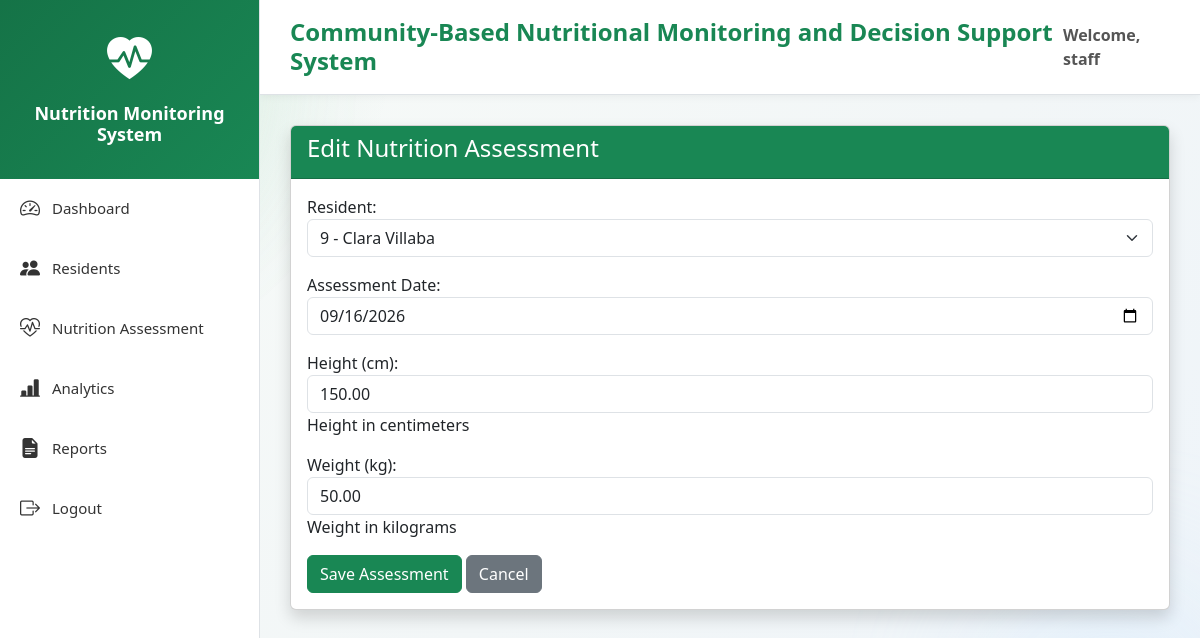
Page /nutrition/edit/10/ (signed in) on the committed database.
### residents/models.py (models this page shows, shortened)
class Resident(models.Model):
    GENDER_CHOICES = [
        ('Male', 'Male'),
        ('Female', 'Female'),
    ]
    resident_id = models.CharField(
        max_length=20,
        unique=True,
        blank=True
    )
    first_name = models.CharField(max_length=100)
    middle_name = models.CharField(
        max_length=100,
        blank=True,
        null=True
    )
    last_name = models.CharField(max_length=100)
    sex = models.CharField(
        max_length=10,
        choices=GENDER_CHOICES
    )
    birth_date = models.DateField()
    address = models.CharField(
        max_length=100
    )
    contact_number = models.CharField(
        max_length=15,
        blank=True,
        null=True
    )
    guardian_name = models.CharField(
        max_length=150,
        blank=True,
        null=True
    )
    created_by = models.ForeignKey(
    settings.AUTH_USER_MODEL,
    on_delete=models.SET_NULL,
    null=True,
    blank=True,
    related_name='created_residents')
    created_at = models.DateTimeField(auto_now_add=True)
    updated_at = models.DateTimeField(auto_now=True)
    def __str__(self):
        return (
            f"{self.resident_id} - "
            f"{self.first_name} {self.last_name}"
        )
    class Meta:
        ordering = [
            'last_name',
            'first_name'
        ]

### nutrition/models.py (models this page shows, shortened)
class NutritionAssessment(models.Model):
    STATUS_CHOICES = [
        ('Underweight', 'Underweight'),
        ('Normal', 'Normal'),
        ('Overweight', 'Overweight'),
        ('Obese', 'Obese'),
    ]
    MONITORING_FLAG_CHOICES = [
    ('Routine Monitoring', 'Routine Monitoring'),
    ('Needs Follow-up', 'Needs Follow-up'),
    ]
    resident = models.ForeignKey(
        Resident,
        on_delete=models.CASCADE,
        related_name='assessments'
    )
    assessed_by = models.ForeignKey(
        settings.AUTH_USER_MODEL,
        on_delete=models.SET_NULL,
        null=True,
        blank=True,
        related_name='nutrition_assessments'
    )
    rule = models.ForeignKey(
    NutritionRule,
    on_delete=models.SET_NULL,
    null=True,
    blank=True,
    related_name='assessments'
    )
    assessment_date = models.DateField()
    height = models.DecimalField(
        max_digits=5,
        decimal_places=2,
        help_text="Height in centimeters"
    )
    weight = models.DecimalField(
        max_digits=5,
        decimal_places=2,
        help_text="Weight in kilograms"
    )
    bmi = models.DecimalField(
        max_digits=5,
        decimal_places=2,
        editable=False
    )
    nutritional_status = models.CharField(
        max_length=20,
        choices=STATUS_CHOICES,
        editable=False
    )
    monitoring_flag = models.CharField(
    max_length=30,
    choices=MONITORING_FLAG_CHOICES,
    editable=False,
    default='Routine Monitoring'
    )
    remarks = models.TextField(
        editable=False,
        blank=True,
        default=""
    )
    intervention = models.TextField(
        editable=False,
        blank=True,
        default=""
    )
    created_at = models.DateTimeField(auto_now_add=True)
    updated_at = models.DateTimeField(auto_now=True)

### nutrition/views.py (the view)
@login_required(login_url='login')
def edit_assessment(request, pk):
    assessment = get_object_or_404(
        NutritionAssessment,
        pk=pk
    )
    if request.method == 'POST':
        form = NutritionAssessmentForm(
            request.POST,
            instance=assessment
        )
        if form.is_valid():
            assessment = form.save(
                commit=False
            )
            if (
                assessment.assessed_by_id
                is None
            ):
                assessment.assessed_by = (
                    request.user
                )
            assessment.save()
            ActivityLog.objects.create(
                user=request.user,
                role=(
                    "Admin"
                    if request.user.is_superuser
                    else "Staff"
                ),
                action="Edit Assessment",
                description=(
                    f"Updated nutrition assessment for "
                    f"{assessment.resident.first_name} "
                    f"{assessment.resident.last_name}"
                )
            )
            return redirect(
                'assessment_list'
            )
    else:
        form = NutritionAssessmentForm(
            instance=assessment
        )
    context = {
        'form': form,
        'title': 'Edit Nutrition Assessment'
    }
    return render(
        request,
        get_template(
            request,
            'nutrition/assessment_form.html',
            'admin_nutrition/assessment_form.html'
        ),
        context
    )

### nutrition/views.py (called while the page is built)
def get_template(request, staff_template, admin_template):
    if request.user.is_superuser:
        return admin_template
    return staff_template

### templates/nutrition/assessment_form.html (shortened to what this page needs)
{% extends 'base_staff.html' %}
{% block content %}
<div class="card shadow">
    <div class="card-header bg-success text-white">
        <h4>{{ title }}</h4>
    </div>
    <div class="card-body">
        <form method="POST">
            {{ form.as_p }}
            <button class="btn btn-success">
                Save Assessment
            </button>
            <a href="{% url 'assessment_list' %}"
               class="btn btn-secondary">
                Cancel
            </a>
        </form>
    </div>
</div>
{% endblock %}

### templates/base_staff.html (shortened to what this page needs)
<!DOCTYPE html>
<html lang="en">
<head>
    <link href="https://cdn.jsdelivr.net/npm/bootstrap@5.3.3/dist/css/bootstrap.min.css"
          rel="stylesheet">
    <link href="https://cdn.jsdelivr.net/npm/bootstrap-icons@1.11.3/font/bootstrap-icons.css"
          rel="stylesheet">
    <link href="https://cdn.jsdelivr.net/npm/tom-select/dist/css/tom-select.bootstrap5.min.css" rel="stylesheet">
</head>
<body>
<div class="sidebar">
    <div class="logo">
        <i class="bi bi-heart-pulse-fill"></i>
        <h4>
            Nutrition Monitoring System
        </h4>
    </div>
    <a href="{% url 'dashboard' %}">
        <i class="bi bi-speedometer2"></i>
        <span>
            Dashboard
        </span>
    </a>
    <a href="{% url 'resident_list' %}">
        <i class="bi bi-people-fill"></i>
        <span>
            Residents
        </span>
    </a>
    <a href="{% url 'assessment_list' %}">
        <i class="bi bi-heart-pulse"></i>
        <span>
            Nutrition Assessment
        </span>
    </a>
    <a href="{% url 'analytics' %}">
        <i class="bi bi-bar-chart-line-fill"></i>
        <span>
            Analytics
        </span>
    </a>
    <a href="{% url 'report_dashboard' %}">
        <i class="bi bi-file-earmark-text-fill"></i>
        <span>
            Reports
        </span>
    </a>
    <a href="{% url 'logout' %}">
        <i class="bi bi-box-arrow-right"></i>
        <span>
            Logout
        </span>
    </a>
</div>
<div class="content">
    <div class="topbar">
        <div class="d-flex justify-content-between align-items-center">
            <h4>
                Community-Based Nutritional Monitoring and Decision Support System
            </h4>
            <strong>
                Welcome,
                {{ request.user.username }}
            </strong>
        </div>
    </div>
    <div class="main-content">
        {% block content %}
        {% endblock %}
    </div>
</div>
</body>
</html>

### templates/base_staff.html (style rules this page uses)
* { margin:0; padding:0; box-sizing:border-box; font-family:'Segoe UI',sans-serif; }
body { background: radial-gradient(circle at top left, rgba(25, 135, 84, 0.14), transparent 28%), linear-gradient(135deg, #f8fbf8 0%, #f2f6f7 55%, #eef4fa 100%); color:#243447; overflow-x:hidden; }
body::before, body::after { content:''; position:fixed; border-radius:50%; filter:blur(70px); opacity:.35; pointer-events:none; z-index:0; }
body::before { width:280px; height:280px; top:-60px; left:-60px; background:#9be6b3; }
body::after { width:260px; height:260px; right:-40px; bottom:-40px; background:#cfe8ff; }
.sidebar { position:fixed; top:0; left:0; width:260px; height:100vh; background:white; border-right:1px solid #dee2e6; z-index:1000; }
.logo { background:linear-gradient( 135deg, #157347, #198754 ); color:white; padding:25px 15px; text-align:center; }
.logo i { font-size:45px; }
.logo h4 { font-size:18px; margin-top:10px; font-weight:700; }
.sidebar a { display:flex; align-items:center; gap:12px; padding:15px 20px; color:#333; text-decoration:none; transition:.3s; font-size:15px; }
.sidebar a i { font-size:20px; }
.content { margin-left:260px; min-height:100vh; }
.topbar { background:white; padding:18px 30px; border-bottom:1px solid #dee2e6; box-shadow:0 2px 8px rgba(0,0,0,.05); }
.topbar h4 { color:#198754; font-weight:700; margin:0; }
.topbar strong { color:#555; }
.content, .main-content { position:relative; z-index:1; }
.main-content { padding:30px; background:transparent; }

### rows in the picture
Resident: resident "9 - Clara Villaba"
NutritionAssessment: assessment_date "09/16/2026", height "150.00", weight "50.00"

### other values in the picture
{{ request.user.username }} "staff"
{{ title }} "Edit Nutrition Assessment"
